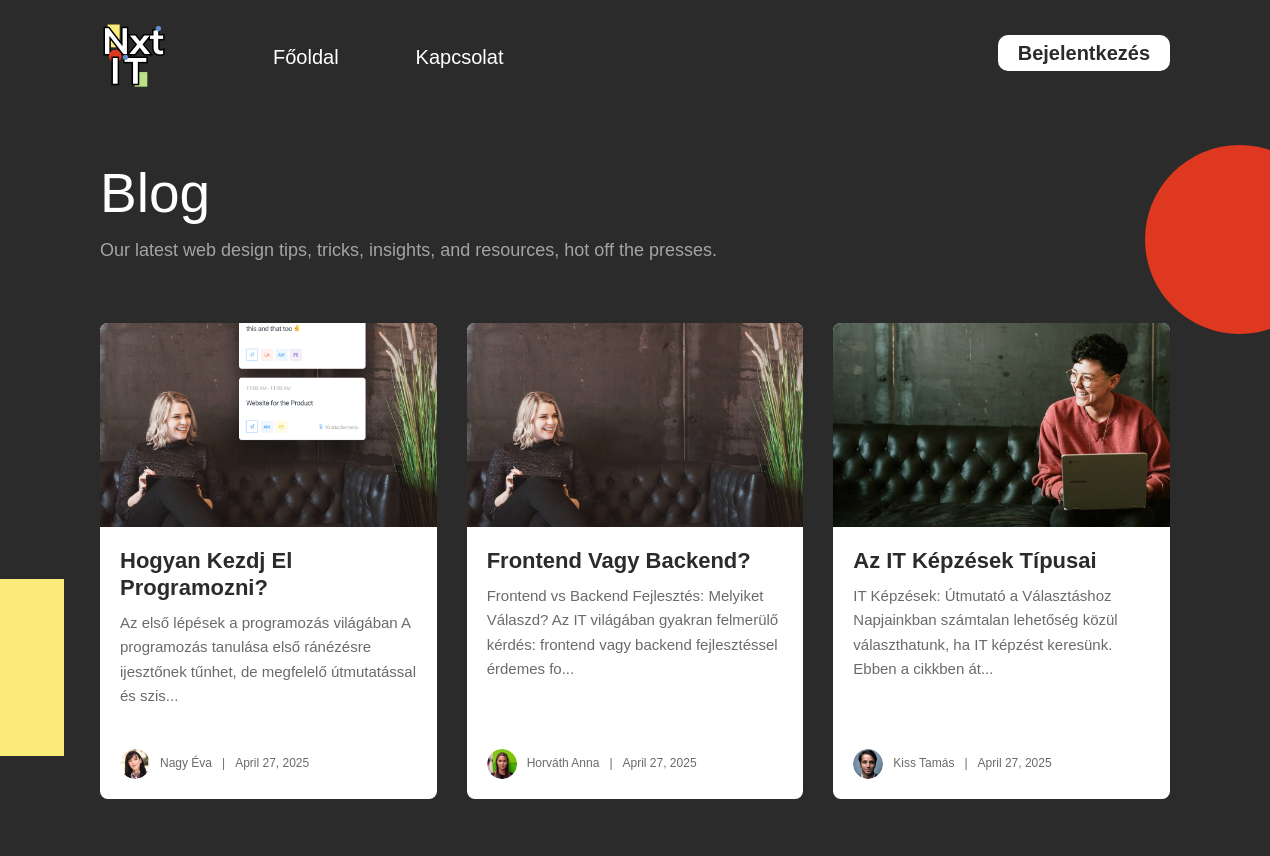
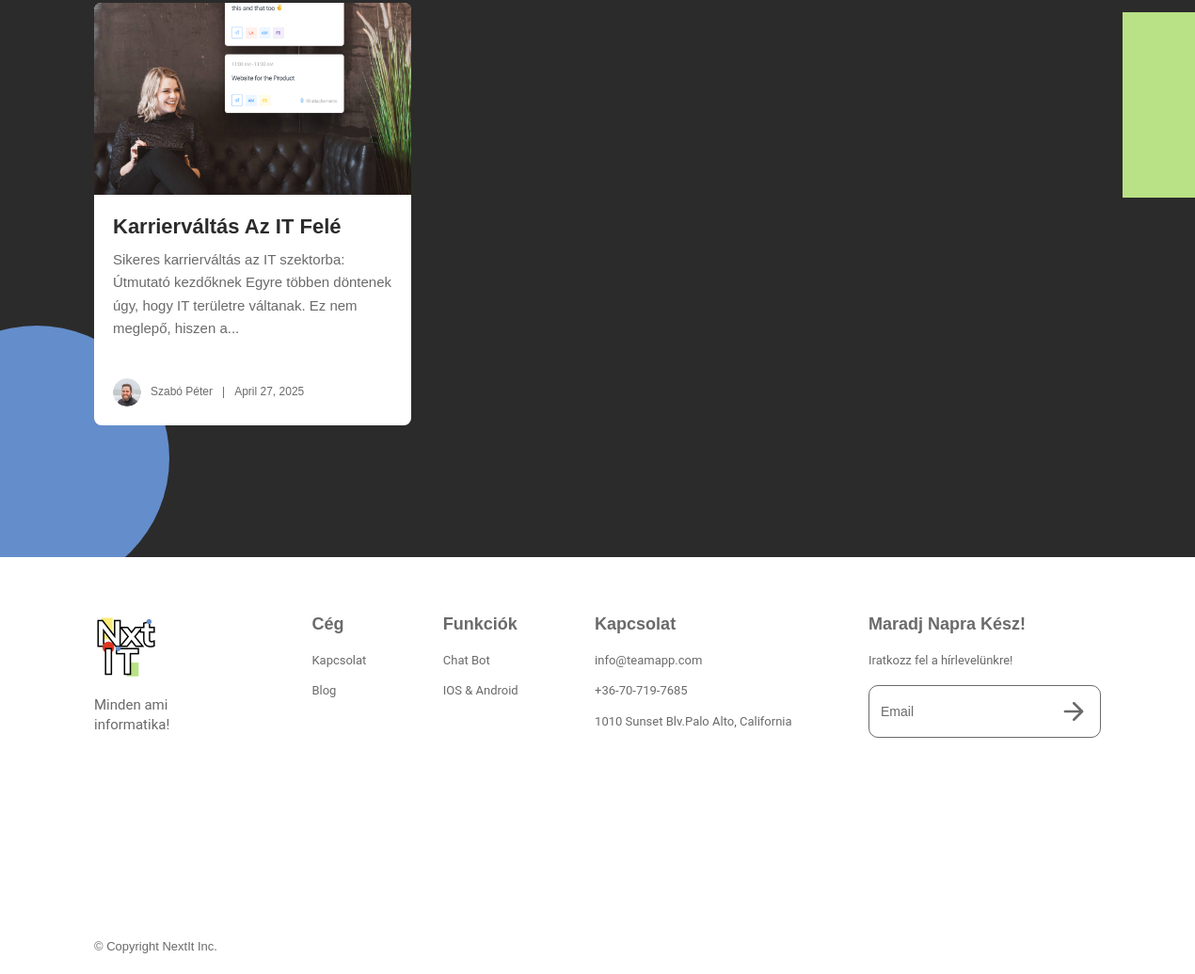
Screenshot of /blog.php with the database file from the repository (2 pictures, top to bottom).
### tables this page shows
CREATE TABLE IF NOT EXISTS blog_posts (
    id INT AUTO_INCREMENT PRIMARY KEY,
    title VARCHAR(255) NOT NULL,
    content TEXT NOT NULL,
    thumbnail_path VARCHAR(255),
    author_id INT NOT NULL,
    created_at TIMESTAMP DEFAULT CURRENT_TIMESTAMP,
    updated_at TIMESTAMP DEFAULT CURRENT_TIMESTAMP ON UPDATE CURRENT_TIMESTAMP,
    FOREIGN KEY (author_id) REFERENCES authors(id)
);

CREATE TABLE IF NOT EXISTS authors (
    id INT AUTO_INCREMENT PRIMARY KEY,
    user_id INT,
    name VARCHAR(255) NOT NULL,
    avatar_path VARCHAR(255),
    bio TEXT,
    created_at TIMESTAMP DEFAULT CURRENT_TIMESTAMP,
    FOREIGN KEY (user_id) REFERENCES users(id)
);

### blog.php (the view, shortened to what this page needs)
<?php
try {
    $conn = connectDB();
    $stmt = $conn->prepare("
        SELECT
            blog_posts.*,
            authors.name as author_name,
            authors.avatar_path as author_avatar
        FROM blog_posts
        JOIN authors ON blog_posts.author_id = authors.id
        ORDER BY created_at DESC
    ");
    $stmt->execute();
    $blog_posts = $stmt->fetchAll(PDO::FETCH_ASSOC);
} catch(PDOException $e) {
    $blog_posts = [];
}
?>
<!DOCTYPE html>
<html data-wf-page="66d0863e2f7a299f0c7def50" data-wf-site="65fc333eda750eb38f8b67a0">
<head>
  <link href="css/normalize.css" rel="stylesheet" type="text/css">
  <link href="css/webflow.css" rel="stylesheet" type="text/css">
  <link href="css/first-cb9532.webflow.css" rel="stylesheet" type="text/css">
</head>
<body class="body-2">
  <div id="luxy" class="smooth-wrapper">
    <section class="section blog-section">
      <?php include 'includes/navbar.php'; ?>
      <div class="nav-container">
        <h1 class="heading-9">Blog</h1>
        <p class="paragraph-5">Our latest web design tips, tricks, insights, and resources, hot off the presses.</p>
        <div class="block-grid">
          <div class="w-dyn-list">
            <?php if (!empty($blog_posts)): ?>
            <div role="list" class="collection-list w-dyn-items w-row">
              <?php foreach($blog_posts as $post): ?>
              <div role="listitem" class="collection-item w-dyn-item w-col w-col-4">
                <a href="detail_blog.php?id=<?php echo htmlspecialchars($post['id']); ?>" class="blog-card w-inline-block">
                  <div class="thumbnail" style="background-image: url('<?php echo htmlspecialchars($post['thumbnail_path']); ?>')"></div>
                  <div class="card-content">
                    <div>
                      <h2 class="heading-4"><?php echo htmlspecialchars($post['title']); ?></h2>
                      <p class="caption"><?php echo htmlspecialchars(substr(strip_tags($post['content']), 0, 150)) . '...'; ?></p>
                    </div>
                    <div class="author-and-date blog-hp">
                      <div class="avatar-img blog-page" style="background-image: url('<?php echo htmlspecialchars($post['author_avatar']); ?>')"></div>
                      <div class="author-name blog-hp"><?php echo htmlspecialchars($post['author_name']); ?></div>
                      <div class="divider blog-hp">|</div>
                      <div class="author-name blog-hp"><?php echo date('F j, Y', strtotime($post['created_at'])); ?></div>
                    </div>
                  </div>
                </a>
              </div>
              <?php endforeach; ?>
            </div>
            <?php else: ?>
            <div class="w-dyn-empty">
              <div>No items found.</div>
            </div>
            <?php endif; ?>
          </div>
        </div>
      </div>
      <img src="images/Bg-purple-2.svg" loading="lazy" alt="" class="purplecblog">
      <img src="images/red-ccircle.svg" loading="lazy" alt="" class="redcblog">
      <img src="images/Bg-yellow.svg" loading="lazy" alt="" class="yellowsblog">
      <img src="images/green-square.svg" loading="lazy" alt="" height="Auto" class="greensblog">
    </section>
    <section class="section footer">
      <div class="nav-container">
        <div class="flexbox-2 footer">
          <div class="footer-column first">
            <a href="index.php" class="w-inline-block"><img width="66" loading="lazy" alt="" src="images/Logo.png"></a>
            <div class="text-block-4">Minden ami informatika!</div>
          </div>
          <div class="footer-column">
            <h3>Cég</h3>
            <a href="kapcsolat.php" class="link">Kapcsolat</a>
            <a href="blog.php" aria-current="page" class="link w--current">Blog</a>
          </div>
          <div class="footer-column">
            <h3>Funkciók</h3>
            <a href="chat-bot.php" class="link">Chat Bot</a>
            <a href="log-in.php" class="link">IOS &amp; Android<br></a>
          </div>
          <div class="footer-column">
            <h3>Kapcsolat</h3>
            <a href="mailto:info@teamapp.com" class="link">info@teamapp.com</a>
            <a href="tel:+36-70-719-7685" class="link">+36-70-719-7685</a>
            <a href="#" class="link">1010 Sunset Blv.Palo Alto, California</a>
          </div>
          <div class="footer-column last">
            <h3>Maradj Napra Kész!</h3>
            <div class="sub-text">Iratkozz fel a hírlevelünkre!</div>
            <div class="form-block w-form">
              <form action="process/subscribe.php" method="post" class="form-copy">
                <input class="text-field-copy w-input" maxlength="256" name="email" placeholder="Email" type="email" required="">
                <input type="submit" class="arrow-button w-button" value="b">
              </form>
            </div>
          </div>
        </div>
        <div class="text-block-3">© Copyright NextIt Inc.</div>
      </div>
    </section>
  </div>
</body>
</html>

### includes/navbar.php (shortened to what this page needs)
<?php
$current_page = basename($_SERVER['PHP_SELF']);
$is_home = basename($_SERVER['PHP_SELF']) === 'index.php';
?>
<div data-animation="default" data-collapse="medium" data-duration="400" data-easing="ease" data-easing2="ease" role="banner" class="navbar w-nav">
    <div class="nav-container w-container">
        <a href="/Next/index.php" class="brand w-nav-brand">
            <img src="/Next/images/Logo.png" loading="lazy" width="66" alt="" class="image">
        </a>
        <nav role="navigation" class="nav-menu w-clearfix w-nav-menu">
            <?php
            $firstClassAdded = false;
            if (!$is_home):
                $firstClassAdded = true;
            ?>
                <a href="/Next/index.php" class="nav-link left first w-nav-link">Főoldal</a>
            <?php endif; ?>
            <?php if ($current_page != 'kapcsolat.php'): ?>
                <a href="/Next/kapcsolat.php" class="nav-link left <?php echo !$firstClassAdded ? 'first' : ''; ?> w-nav-link">Kapcsolat</a>
            <?php endif; ?>
        </nav>
        <?php if(isset($_SESSION['user_id'])): ?>
            <a href="/Next/process/logout.php" class="nav-link nav-button w-nav-link">Kijelentkezés</a>
        <?php else: ?>
            <a href="/Next/login.php" class="nav-link nav-button w-nav-link">Bejelentkezés</a>
        <?php endif; ?>
    </div>
</div>

### css/webflow.css (style rules this page uses)
* { -webkit-box-sizing: border-box; -moz-box-sizing: border-box; box-sizing: border-box; }
html { height: 100%; }
body { margin: 0; min-height: 100%; background-color: #fff; font-family: Arial, sans-serif; font-size: 14px; line-height: 20px; color: #333; }
img { max-width: 100%; vertical-align: middle; display: inline-block; }
.w-inline-block { max-width: 100%; display: inline-block; }
.w-clearfix:before, .w-clearfix:after { content: " "; display: table; grid-column-start: 1; grid-row-start: 1; grid-column-end: 2; grid-row-end: 2; }
.w-clearfix:after { clear: both; }
.w-button { display: inline-block; padding: 9px 15px; background-color: #3898EC; color: white; border: 0; line-height: inherit; text-decoration: none; cursor: pointer; border-radius: 0; }
input.w-button { -webkit-appearance: button; }
h1, h2, h3, h4, h5, h6 { font-weight: bold; margin-bottom: 10px; }
h1 { font-size: 38px; line-height: 44px; margin-top: 20px; }
h2 { font-size: 32px; line-height: 36px; margin-top: 20px; }
h3 { font-size: 24px; line-height: 30px; margin-top: 20px; }
p { margin-top: 0; margin-bottom: 10px; }
.w-form { margin: 0 0 15px; }
.w-input, .w-select { display: block; width: 100%; height: 38px; padding: 8px 12px; margin-bottom: 10px; font-size: 14px; line-height: 1.42857143; color: #333333; vertical-align: middle; background-color: #ffffff; border: 1px solid #cccccc; }
.w-input::placeholder, .w-select::placeholder { color: #999; }
.w-container { margin-left: auto; margin-right: auto; max-width: 940px; }
.w-container:before, .w-container:after { content: " "; display: table; grid-column-start: 1; grid-row-start: 1; grid-column-end: 2; grid-row-end: 2; }
.w-container:after { clear: both; }
.w-row:before, .w-row:after { content: " "; display: table; grid-column-start: 1; grid-row-start: 1; grid-column-end: 2; grid-row-end: 2; }
.w-row:after { clear: both; }
.w-col { position: relative; float: left; width: 100%; min-height: 1px; padding-left: 10px; padding-right: 10px; }
.w-col-4 { width: 33.33333333%; }
.w-nav { position: relative; background: #dddddd; z-index: 1000; }
.w-nav:before, .w-nav:after { content: " "; display: table; grid-column-start: 1; grid-row-start: 1; grid-column-end: 2; grid-row-end: 2; }
.w-nav:after { clear: both; }
.w-nav-brand { position: relative; float: left; text-decoration: none; color: #333333; }
.w-nav-link { position: relative; display: inline-block; vertical-align: top; text-decoration: none; color: #222222; padding: 20px; text-align: left; margin-left: auto; margin-right: auto; }
.w-nav-menu { position: relative; float: right; }

### rows the page displays
blog_posts: thumbnail_path (picture), title "Hogyan Kezdj El Programozni?", content "Az első lépések a programozás világában A programozás tanulása első ránézésre ijesztőnek tűnhet, de megfelelő útmutatással és szis", author.avatar_path (placeholder picture), author.name "Nagy Éva", created_at "April 27, 2025"
blog_posts: thumbnail_path (picture), title "Frontend Vagy Backend?", content "Frontend vs Backend Fejlesztés: Melyiket Válaszd? Az IT világában gyakran felmerülő kérdés: frontend vagy backend fejlesztéssel érdemes fo", author.avatar_path (picture), author.name "Horváth Anna", created_at "April 27, 2025"
blog_posts: thumbnail_path (picture), title "Az IT Képzések Típusai", content "IT Képzések: Útmutató a Választáshoz Napjainkban számtalan lehetőség közül választhatunk, ha IT képzést keresünk. Ebben a cikkben át", author.avatar_path (picture), author.name "Kiss Tamás", created_at "April 27, 2025"
blog_posts: thumbnail_path (picture), title "Karrierváltás Az IT Felé", content "Sikeres karrierváltás az IT szektorba: Útmutató kezdőknek Egyre többen döntenek úgy, hogy IT területre váltanak. Ez nem meglepő, hiszen a", author.avatar_path (picture), author.name "Szabó Péter", created_at "April 27, 2025"
